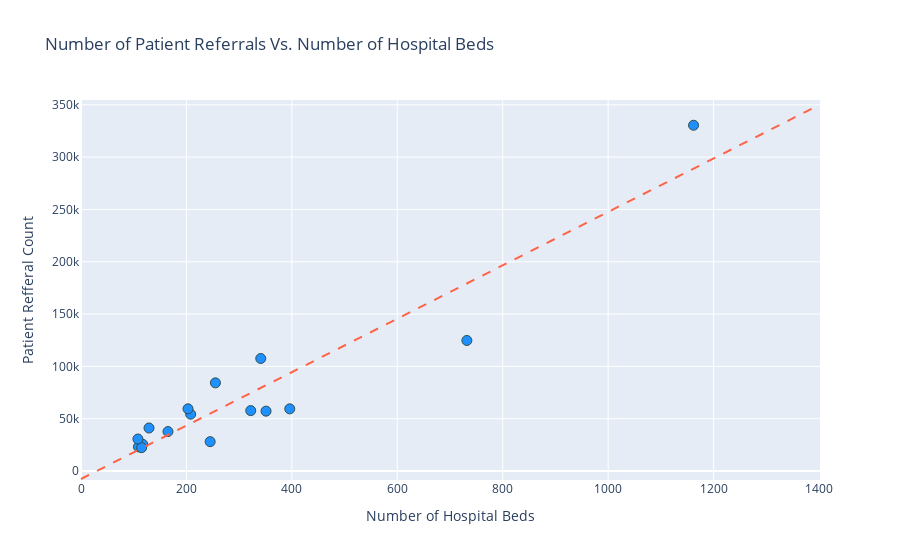

The code cell stored with this chart in its notebook:
### Code cell
fig2 = px.scatter(nash_referrals3, x='num_beds', y='patient_count',
                  hover_name = 'to_facility_name_normalised',
                  title = "Number of Patient Referrals Vs. Number of Hospital Beds")
fig2.update_yaxes(title="Patient Refferal Count")
fig2.update_xaxes(title="Number of Hospital Beds")
fig2.update_traces(marker=dict(size=10, color = 'DodgerBlue',
                              line=dict(width=1,
                                        color='DarkSlateGrey')),
                  selector=dict(mode='markers'))

 #line of best fit y = 255.281657x - 7633.216001
fig2.add_shape(type='line',line_width=2, line_dash="dash",
                x0=0,
                y0=-7633.2,
                x1=1400,
                y1=349761.1,
                line=dict(color='tomato',),
                xref='x',
                yref='y'
)
fig2.show()

### Figure 1 — Plotly figure (JSON) as saved in the notebook; plotly's stock layout.template omitted (floating-point values rounded to 4 significant figures)
{"data": [{"hovertemplate": "<b>%{hovertext}</b><br><br>num_beds=%{x}<br>patient_count=%{y}<extra></extra>", "hovertext": ["Centennial Medical Center HCA", "Hendersonville Medical Center HCA", "Maury Regional Medical Center", "NorthCrest Medical Center", "Saint Thomas Midtown Hospital", "Saint Thomas Rutherford Hospital", "Saint Thomas West Hospital", "Southern Hills Medical Center HCA", "StoneCrest Medical Center HCA", "Summit Medical Center HCA", "Sumner Regional Medical Center", "TriStar Horizon Medical Center HCA", "TriStar Skyline Medical Center HCA", "Vanderbilt University Lebanon Medical Center", "Vanderbilt University Medical Center", "Williamson County Hospital"], "legendgroup": "", "marker": {"color": "DodgerBlue", "line": {"color": "DarkSlateGrey", "width": 1}, "size": 10, "symbol": "circle"}, "mode": "markers", "name": "", "orientation": "v", "showlegend": false, "type": "scatter", "x": [732, 129, 255, 109, 396, 322, 341, 117, 115, 208, 165, 108, 351, 245, 1162, 203], "xaxis": "x", "y": [124773, 41106, 84245, 23068, 59401, 57724, 107552, 25540, 22328, 54330, 37708, 30602, 57224, 28057, 330475, 59422], "yaxis": "y"}], "layout": {"legend": {"tracegroupgap": 0}, "shapes": [{"line": {"color": "tomato", "dash": "dash", "width": 2}, "type": "line", "x0": 0, "x1": 1400, "xref": "x", "y0": -7633.0, "y1": 349800.0, "yref": "y"}], "title": {"text": "Number of Patient Referrals Vs. Number of Hospital Beds"}, "xaxis": {"anchor": "y", "domain": [0, 1], "title": {"text": "Number of Hospital Beds"}}, "yaxis": {"anchor": "x", "domain": [0, 1], "title": {"text": "Patient Refferal Count"}}}}
